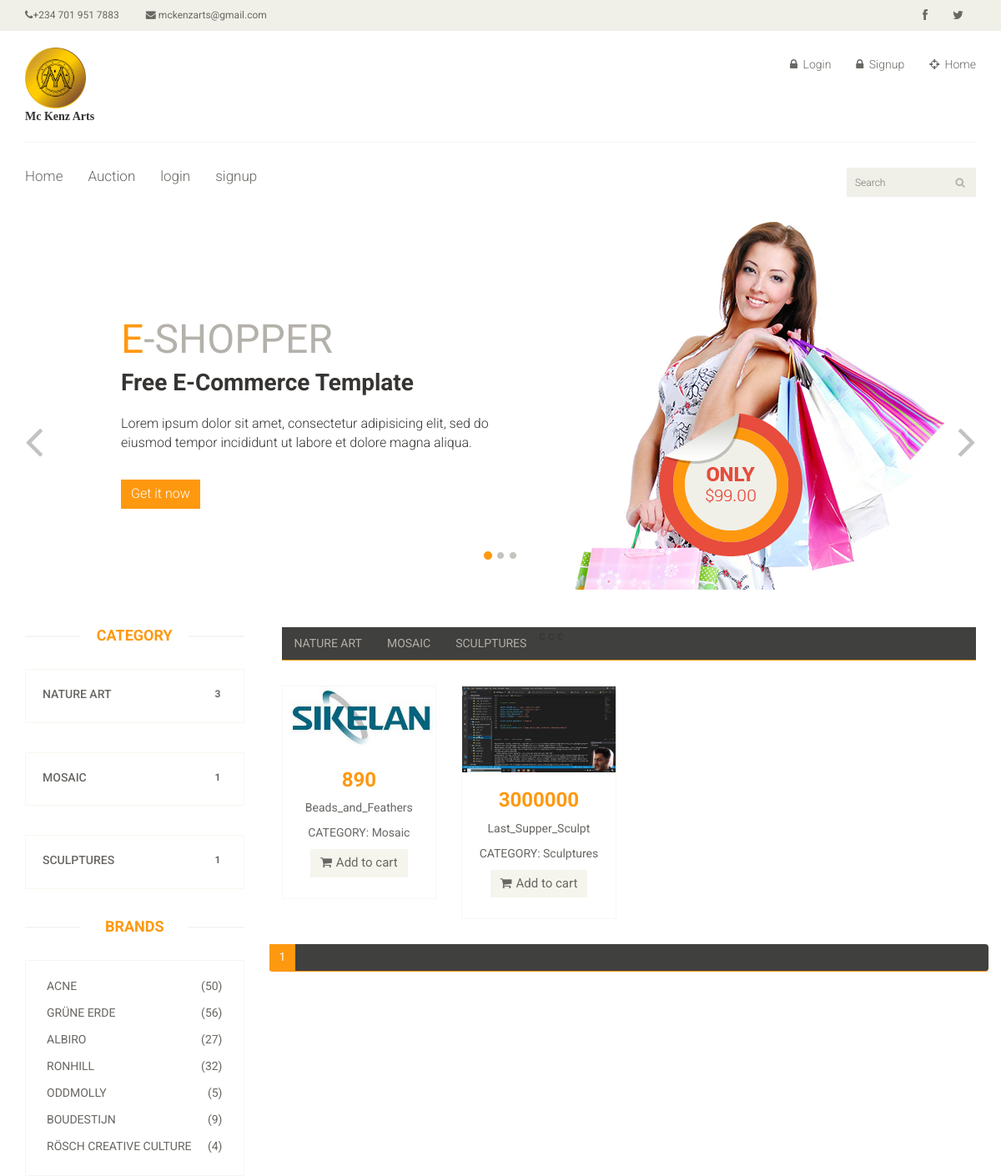
The page / on the database its author committed.
### artapp/models.py (models this page shows, shortened)
class Category(models.Model):
    name = models.CharField(max_length=150, blank=False)
    description = models.TextField(max_length=1500, blank=False)
    def __str__(self):
        return f'{self.name}'
    def geturl(self):
        return reverse('homee', kwargs={"id": self.id})

class Artproduct(models.Model):
    AUCTION_STATUS = (('None', 'None'),
                      ('Activated', 'Activated'),
                      ('Deactivated', 'Deactivated'),
                      )
    category = models.ForeignKey(
        Category, on_delete=models.CASCADE, null=True, blank=True, related_name='category')
    owner = models.ForeignKey(
        Custombaseuser, on_delete=models.CASCADE, null=True, blank=True, related_name='owner')
    name = models.CharField(max_length=150, blank=False)
    description = models.TextField(max_length=1500, blank=False)
    length = models.IntegerField(blank=True, null=True)
    width = models.IntegerField(blank=True, null=True)
    height = models.IntegerField(blank=True, null=True)
    weight = models.IntegerField(blank=True, null=True)
    frame = models.BooleanField(blank=True, null=True)
    brand = models.ForeignKey(
        Brand, on_delete=models.CASCADE, null=True, blank=True, related_name='category')
    creation_date = models.DateTimeField(auto_now_add=True, null=True)
    price = models.CharField(max_length=100, blank=False, null=True)
    auction_activated = models.CharField(
        max_length=200, choices=AUCTION_STATUS, default='STATUS[0]', blank=False, null=True)
    auction_time = models.DateTimeField(blank=True, null=True)
    auction_stop_time = models.DateTimeField(blank=True, null=True)
    def get_absolute_url(self):
        return reverse('product_view', kwargs={"id": self.name})

class ArtpictureModel(models.Model):
    pic_name = models.ForeignKey(Artproduct, on_delete=models.CASCADE)
    file = models.FileField(upload_to='images', null=True, blank=True)

### userapp/views.py (the view)
# urls.py: path('', home_view, name='home'),
def home_view(request, **kwargs):
    if kwargs:
        togg_number = kwargs['id']
        user = Custombaseuser.objects.filter(id=request.user.pk).first()
        art = Artproduct.objects.filter(owner__pk=request.user.pk)
        tabular_display = Artproduct.objects.filter(category=togg_number)
        category = Category.objects.all()
        p = Paginator(tabular_display, 1)
        print(art)
        page_number = request.GET.get('page')
        try:
            page_obj = p.get_page(page_number)
        except PageNotAnInteger:
            page_obj = p.page(1)
        except EmptyPage:
            page_obj = p.page(p.num_pages)
        context = {'user': user, 'art': art, 'category': category,
                   'togg_number': togg_number, 'page_obj': page_obj}
        return render(request, 'index.html', context)
    else:
        print(request.user)
        user = Custombaseuser.objects.filter(id=request.user.pk).first()
        art = Artproduct.objects.filter(owner__pk=request.user.pk)
        category = Category.objects.all()
        p = Paginator(art, 2)
        page_number = request.GET.get('page')
        try:
            page_obj = p.get_page(page_number)
        except PageNotAnInteger:
            page_obj = p.page(1)
        except EmptyPage:
            page_obj = p.page(p.num_pages)
        context = {'user': user, 'art': art,
                   'category': category, 'page_obj': page_obj}
        return render(request, 'index.html', context)

### artapp/templatetags/artproductserializer.py (called while the page is built)
@register.filter
def artproduct_count(value):
    countval = Artproduct.objects.filter(category_id=value)
    return countval.count()

@register.filter
def artproduct_loop(value):
    countval = Artproduct.objects.filter(category_id=value)
    return countval

@register.filter
def firstartpictures(value):
    pictures = ArtpictureModel.objects.filter(pic_name=value)
    return pictures.first().file.url

### templates/index.html (shortened to what this page needs)
{% load static %}
{% load artproductserializer %}
<!DOCTYPE html>
<html lang="en">
<head>
	<link rel="stylesheet" href="https://cdnjs.cloudflare.com/ajax/libs/font-awesome/6.6.0/css/all.min.css"
 />
	<link href="{% static 'css/bootstrap.min.css' %}" rel="stylesheet">
	<link href="{% static 'css/font-awesome.min.css' %}" rel="stylesheet">
	<link href="{% static 'css/prettyPhoto.css' %}" rel="stylesheet">
	<link href="{% static 'css/price-range.css' %}" rel="stylesheet">
	<link href="{% static 'css/animate.css' %}" rel="stylesheet">
	<link href="{% static 'css/main.css' %}" rel="stylesheet">
	<link href="{% static 'css/responsive.css' %}" rel="stylesheet">
</head>
<body>
	<header id="header">
		{% block header_top %}
		<div class="header_top">
			<div class="container">
				<div class="row">
					<div class="col-sm-6">
						<div class="contactinfo">
							<ul class="nav nav-pills">
								<li><a href="#"><i class="fa fa-phone"></i>+234 701 951 7883</a></li>
								<li><a href="mailto:mckenzarts@gmail.com"><i class="fa fa-envelope"></i>
										mckenzarts@gmail.com</a></li>
							</ul>
						</div>
					</div>
					<div class="col-sm-6">
						<div class="social-icons pull-right">
							<ul class="nav navbar-nav">
								<li><a href="#"><i class="fa fa-facebook"></i></a></li>
								<li><a href="#"><i class="fa fa-twitter"></i></a></li>
							</ul>
						</div>
					</div>
				</div>
			</div>
		</div>
		{% endblock header_top %}
		{% block header_middle %}
		<div class="header-middle">
			<div class="container">
				<div class="row">
					<div class="col-sm-4">
						<div class="logo pull-left">
							<a href="{%url 'home'%}"><img style="height: 15%;
																	width: 20%;" src="{% static 'images/home/circle_icon_gold_and_white.png' %}" alt="LOGO" /></a>
							<div style="font-family: Garamond, serif;"><b>
									Mc Kenz Arts
								</b></div>
						</div>
					</div>
					<div class="col-sm-8">
						<div class="shop-menu pull-right">
							<ul class="nav navbar-nav">
								{% if request.user.is_authenticated %}
								<li><a href="#"><i class="fa fa-user"></i> Account</a></li>
								<!-- <li><a href="#"><i class="fa fa-star"></i> Wishlist</a></li>
								<li><a href="checkout.html"><i class="fa fa-crosshairs"></i> Checkout</a></li>
								<li><a href="cart.html"><i class="fa fa-shopping-cart"></i> Cart</a></li> -->
								{%else%}
								<li><a href="{% url 'login' %}"><i class="fa fa-lock"></i> Login</a></li>
								<li><a href="{% url 'signup' %}"><i class="fa fa-lock"></i> Signup</a></li>
								<li><a href="{% url 'home' %}"><i class="fa fa-crosshairs"></i> Home</a></li>
								{%endif%}
							</ul>
						</div>
					</div>
				</div>
			</div>
		</div>
		{% endblock header_middle %}
		{% block header_bottom %}
		<div class="header-bottom">
			<div class="container">
				<div class="row">
					<div class="col-sm-9">
						<div class="mainmenu pull-left">
							<ul class="nav navbar-nav collapse navbar-collapse">
								<li><a href="index.html">Home</a></li>
								<li><a href="index.html">Auction</a></li>
								{% if request.user.is_authenticated%}
								<li><a href="index.html">logout</a></li>
								<li><a href="index.html">Profile</a></li>
								{%else%}
								<li><a href="index.html">login</a></li>
								<li><a href="index.html">signup</a></li>
								{%endif%}
							</ul>
						</div>
					</div>
					<div class="col-sm-3">
						<div class="search_box pull-right">
							<input type="text" placeholder="Search" />
						</div>
					</div>
				</div>
			</div>
		</div>
		{% endblock header_bottom %}
	</header>
	{% block slider %}
	<section id="slider">
		<div class="container">
			<div class="row">
				<div class="col-sm-12">
					<div id="slider-carousel" class="carousel slide" data-ride="carousel">
						<ol class="carousel-indicators">
							<li data-target="#slider-carousel" data-slide-to="0" class="active"></li>
							<li data-target="#slider-carousel" data-slide-to="1"></li>
							<li data-target="#slider-carousel" data-slide-to="2"></li>
						</ol>
						<div class="carousel-inner">
							<div class="item active">
								<div class="col-sm-6">
									<h1><span>E</span>-SHOPPER</h1>
									<h2>Free E-Commerce Template</h2>
									<p>Lorem ipsum dolor sit amet, consectetur adipisicing elit, sed do eiusmod tempor
										incididunt ut labore et dolore magna aliqua. </p>
									<button type="button" class="btn btn-default get">Get it now</button>
								</div>
								<div class="col-sm-6">
									<img src="images/home/girl1.jpg" class="girl img-responsive" alt="" />
									<img src="images/home/pricing.png" class="pricing" alt="" />
								</div>
							</div>
						</div>
						<a href="#slider-carousel" class="left control-carousel hidden-xs" data-slide="prev">
							<i class="fa fa-angle-left"></i>
						</a>
						<a href="#slider-carousel" class="right control-carousel hidden-xs" data-slide="next">
							<i class="fa fa-angle-right"></i>
						</a>
					</div>
				</div>
			</div>
		</div>
	</section>
	{% endblock slider %}
	<section>
		<div class="container">
			<div class="row">
				<div class="col-sm-3">
					<div class="left-sidebar">
						{% block category %}
						<h2>Category</h2>
						{%for i in category%}
						<div class="panel-group category-products" id="accordian">
							<div class="panel panel-default">
								<div class="panel-heading">
									<h4 class="panel-title">
										<a data-toggle="collapse" data-parent="#accordian" href="#{{i.id}}">
											<span class="badge pull-right">{{ i.id|artproduct_count }}</span>
											{{i.name}}
										</a>
									</h4>
								</div>
							</div>
						</div>
						{%endfor%}
						{% endblock category %}
						{% block brands %}
						<div class="brands_products">
							<h2>Brands</h2>
							<div class="brands-name">
								<ul class="nav nav-pills nav-stacked">
									<li><a href="#"> <span class="pull-right">(50)</span>Acne</a></li>
									<li><a href="#"> <span class="pull-right">(56)</span>Grüne Erde</a></li>
									<li><a href="#"> <span class="pull-right">(27)</span>Albiro</a></li>
									<li><a href="#"> <span class="pull-right">(32)</span>Ronhill</a></li>
									<li><a href="#"> <span class="pull-right">(5)</span>Oddmolly</a></li>
									<li><a href="#"> <span class="pull-right">(9)</span>Boudestijn</a></li>
									<li><a href="#"> <span class="pull-right">(4)</span>Rösch creative culture</a></li>
								</ul>
							</div>
						</div>
						{% endblock brands %}
					</div>
				</div>
				{% block tabular_display %}
				<div class="col-sm-9 padding-right">
					<div class="category-tab">
						<div class="col-sm-12">
							<ul class="nav nav-tabs">
								{%for cat in category %}
								<li><a href="{{cat.geturl}}" data-toggle="#togg">{{cat.name}}</a>
								</li>c
								{%endfor%}
							</ul>
						</div>
						<div class="tab-content">
							<div class="tab-pane fade active in" id="togg" onload="focuss()">
								{% for art in page_obj.object_list %}
								<a href="{{art.get_absolute_url}}">
									<div class="col-sm-3">
										<div class="product-image-wrapper">
											<div class="single-products">
												<div class="productinfo text-center">
													<img src="{{art|firstartpictures}}" alt="" />
													<h2>{{art.price}}</h2>
													<p>{{art.name}}</p>
													<p>CATEGORY: {{art.category}}</p>
													<a href="#" class="btn btn-default add-to-cart"><i
															class="fa fa-shopping-cart"></i>Add to cart</a>
												</div>
											</div>
										</div>
									</div>
								</a>
								{%endfor%}
								<ul class="pagination">
									<li class="active"><a href="">{{page_obj.number}}</a></li>
								</ul>
							</div>
						</div>
					</div>
				</div>
				{% endblock tabular_display %}
			</div>
		</div>
	</section>
</body>
</html>

### rows shown on the page
Category: id|artproduct_count "3", name "NATURE ART"
Category: id|artproduct_count "1", name "MOSAIC"
Category: id|artproduct_count "1", name "SCULPTURES"
Artproduct: id.file (picture), price "890", name "Beads_and_Feathers", category "Mosaic"
Artproduct: id.file (picture), price "3000000", name "Last_Supper_Sculpt", category "Sculptures"

### other values the page prints
{{ page_obj.number }} "1"
